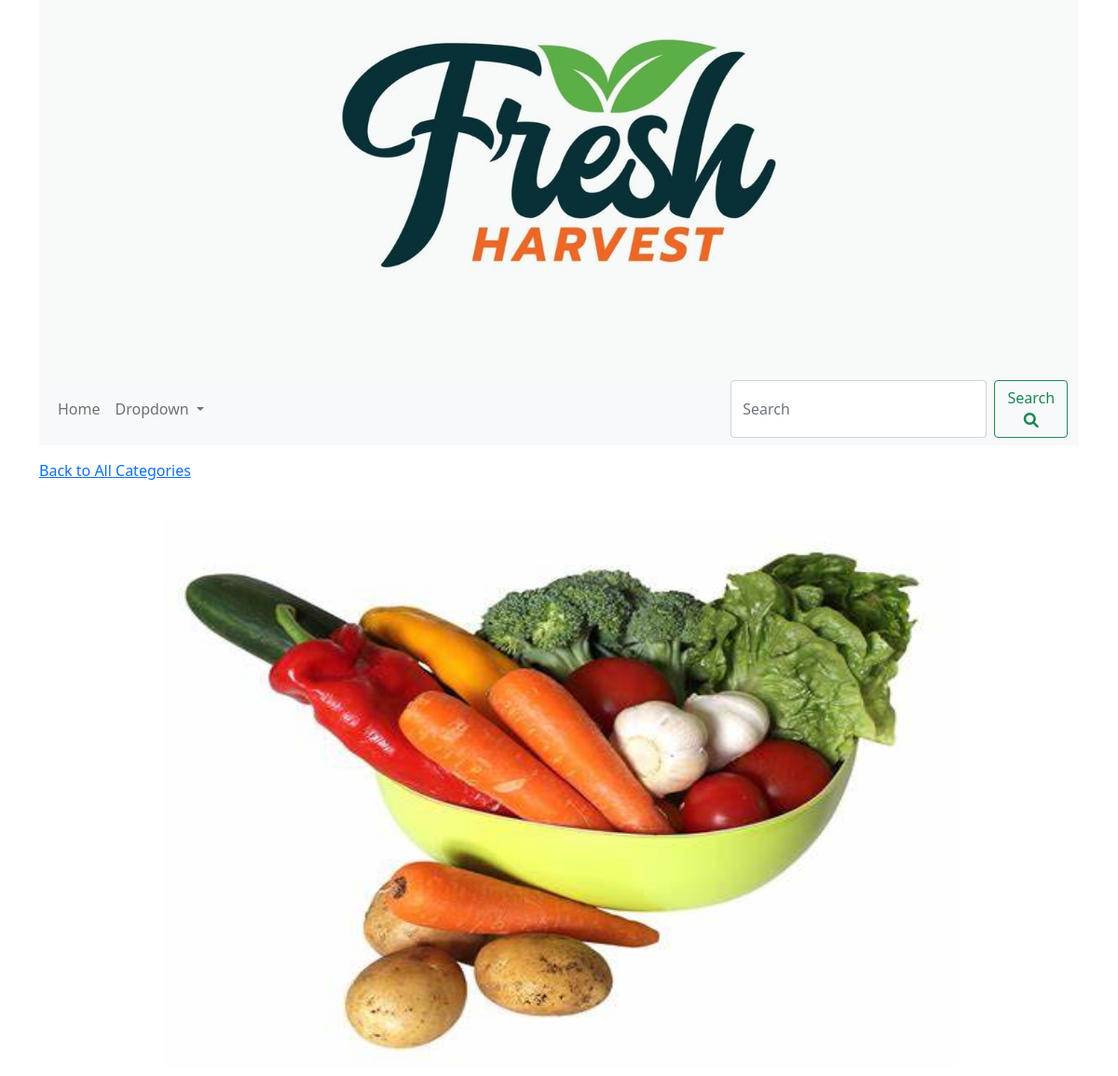
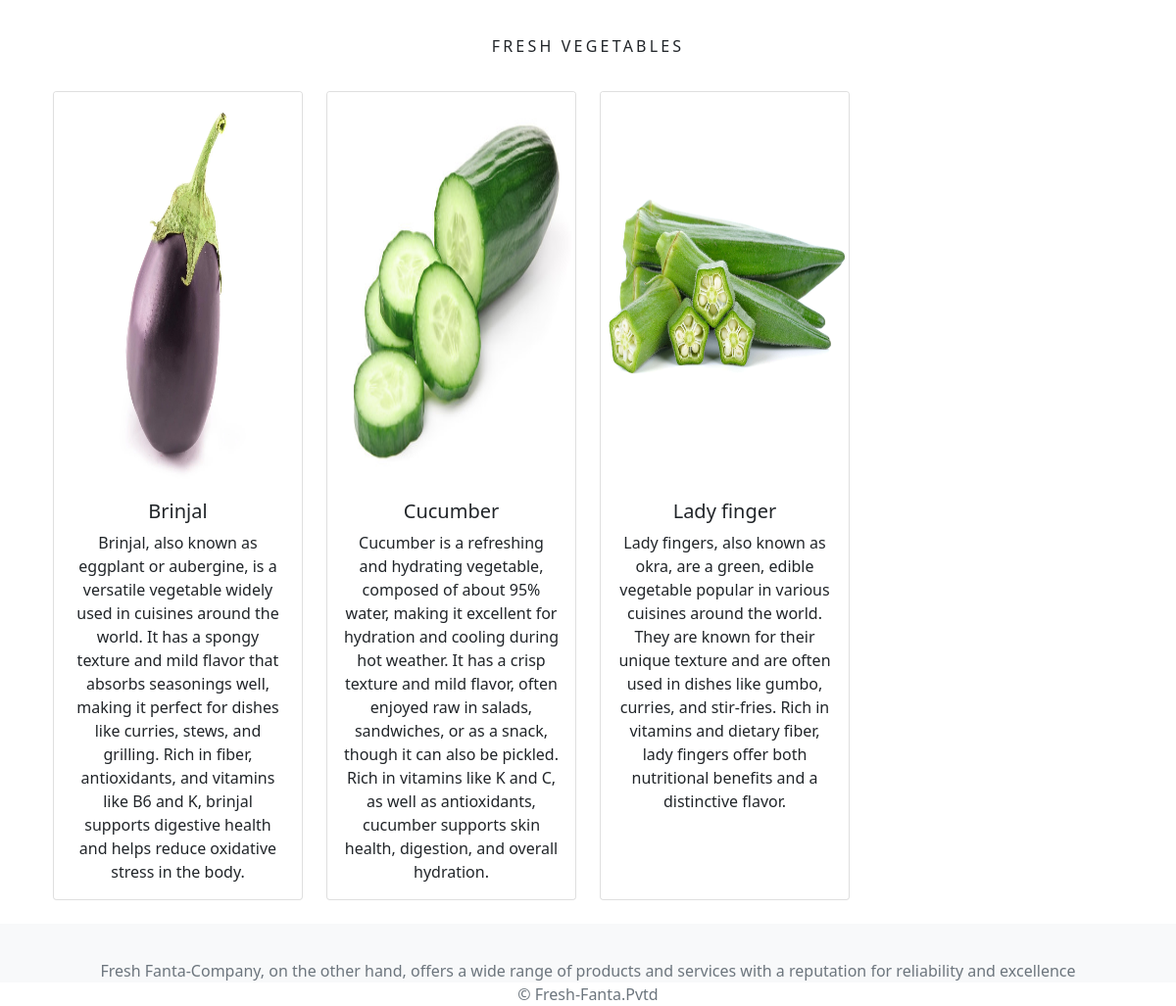
Page /vegetables/ on the committed database (2 pictures, top to bottom).
### myapp/models.py (models this page shows, shortened)
class Category(models.Model):
    name = models.CharField(max_length=250, unique=True)
    slug = models.SlugField(max_length=250, unique=True)
    decs = models.TextField(blank=True)
    image = models.ImageField(upload_to='category', blank=True)
    class Meta:
        ordering = ('name',)
        verbose_name = 'category'
        verbose_name_plural = 'categories'
    def get_url(self):
        return reverse('myapp:product_by_category', args=[self.slug])

class Product(models.Model):
    names = models.CharField(max_length=250, unique=True)
    slug = models.SlugField(max_length=250, unique=True)
    price = models.DecimalField(max_digits=10, decimal_places=2)
    images = models.ImageField(upload_to='products', blank=True)
    decs = models.TextField(blank=True)
    category = models.ForeignKey(Category, on_delete=models.CASCADE)
    stock = models.IntegerField()
    available = models.BooleanField(default=False)
    timeStamp = models.DateTimeField(auto_now_add=True)
    updated = models.DateTimeField(auto_now=True)
    def get_url(self):
        return reverse('myapp:productCatDetails', args=[self.category.slug, self.slug])
    class Meta:
        ordering = ('names',)
        verbose_name = 'product'
        verbose_name_plural = 'products'

### myapp/views.py (the view, shortened to what this page needs)
# urls.py: path('', views.allProdCat, name='allProdCat'),
def allProdCat(request, c_slug=None):
    c_page = None
    products = None
    if c_slug:
        c_page = get_object_or_404(Category, slug=c_slug)
        products = Product.objects.filter(category=c_page, available=True)
    return render(request, 'category.html', {'category': c_page, 'products': products})

### cart_app/context_processors.py (called while the page is built)
def counter(request):
    item_count = 0
    if 'admin' in request.path:
        return {}
    else:
        try:
            cart = Cart.objects.filter(cart_ID=cardID(request))
            cart_items = CartItem.objects.all().filter(cart=cart[:1])
            for cart_item in cart_items:
                item_count += cart_item.quantity
        except Cart.DoesNotExist:
            item_count = 0
        return dict(item_count=item_count)

### cart_app/views.py (called while the page is built)
def cardID(request):
    cart = request.session.session_key
    if not cart:
        cart = request.session.create()
    return cart

### myapp/context_processors.py (called while the page is built)
def menu_links(request):
    links = Category.objects.all()
    return dict(links=links)

### templates/category.html (shortened to what this page needs)
{% extends 'base.html' %}
{% load static %}
{% block content %}
{% if category %}
<div class="row my_row">
    <div class="mx_auto">
        <p><a href="{% url 'myapp:allProdCat' %}">Back to All Categories</a></p>
    </div>
</div>
{% endif %}
<div class="flex-container">
    {% if category %}
    <div class="container1 text-center">
        <img class="my_image_c" src="{{ category.image.url }}" alt="{{ category.name }}">
    </div>
    <div class="container2">
        <h1 class="text-center my_title">{{ category.name }}</h1>
    </div>
    {% endif %}
</div>
<div class="container">
    <div class="row">
        {% for product in products %}
        <div class="col-12 col-sm-6 col-md-4 col-lg-3 mb-4">
            <div class="card h-100 text-center">
                <a href="{{ product.get_url }}">
                    {% if  product.images %}
                    <img class="card-img-top my_image"
                         src="{{ product.images.url }}"
                         alt="{{ product.names }}">
                    {% else %}
                    <img class="card-img-top my_image"
                         src="{% static 'img/fail.jpg' %}"
                         alt="{{ product.names }}">
                    {% endif %}
                </a>
                <div class="card-body">
                    <h5 class="card-title">{{ product.names }}</h5>
                    <p class="card-text">{{ product.decs }}</p>
                </div>
            </div>
        </div>
        {% endfor %}
    </div>
</div>
{% endblock %}

### static/css/custom.css (style rules this page uses)
body { font-family: "Poppins", sans-serif; font-weight: 800; }
.my_row { padding-top : 15px; }
.my_row .mx_auto { color : #000; font-size : 16px; }
.my_image { width : 100%; height :400px; }
.my_image_c { width : 80%; height :600px; padding : 5px; }
.my_title { font-size : 16px; text-transform : uppercase; letter-spacing : .2em; }
.flex-container { display: flex; flex-direction: column; }
.container1, .container2 { width: 100%; padding: 20px; box-sizing: border-box; }

### rows in the picture
Category: image (picture), name "FRESH VEGETABLES"
Product: images (picture), names "Brinjal", decs "Brinjal, also known as eggplant or aubergine, is a versatile vegetable widely used in cuisines around the world. It has a spongy texture and mild flavor that absorbs seasonings well, making it perfect for dishes like curries, stews, and grilling. Rich in fiber, antioxidants, and vitamins like B6 and K, brinjal supports digestive health and helps reduce oxidative stress in the body."
Product: images (picture), names "Cucumber", decs "Cucumber is a refreshing and hydrating vegetable, composed of about 95% water, making it excellent for hydration and cooling during hot weather. It has a crisp texture and mild flavor, often enjoyed raw in salads, sandwiches, or as a snack, though it can also be pickled. Rich in vitamins like K and C, as well as antioxidants, cucumber supports skin health, digestion, and overall hydration."
Product: images (picture), names "Lady finger", decs "Lady fingers, also known as okra, are a green, edible vegetable popular in various cuisines around the world. They are known for their unique texture and are often used in dishes like gumbo, curries, and stir-fries. Rich in vitamins and dietary fiber, lady fingers offer both nutritional benefits and a distinctive flavor."
